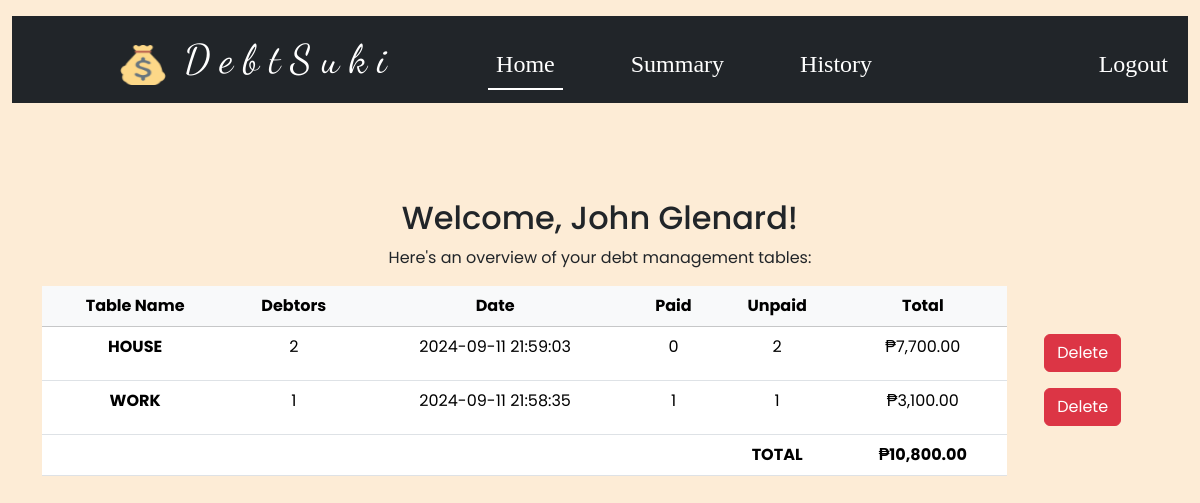
Page /homepage (signed in) on the committed database.
### tables this page shows
CREATE TABLE users (id INTEGER PRIMARY KEY AUTOINCREMENT NOT NULL, name TEXT NOT NULL, username TEXT NOT NULL, hash TEXT NOT NULL);

CREATE TABLE tables (id INTEGER PRIMARY KEY AUTOINCREMENT NOT NULL, user_id INTEGER NOT NULL, table_name TEXT NOT NULL, debtors INTEGER NOT NULL, debtor_name TEXT NOT NULL, paid INTEGER NOT NULL, unpaid INTEGER NOT NULL, date DATETIME NOT NULL, total_amount REAL NOT NULL);

### app.py (the view)
@app.route('/homepage', methods=["GET", "POST"])
@login_required
def homepage():
    if request.method == "POST":
        user_id = session["user_id"]
    else:
        total = 0
        user_id = session["user_id"]
        user_db = db.execute("SELECT name FROM users WHERE id = ?", user_id)
        user = user_db[0]["name"]
        table_db = db.execute("SELECT table_name, SUM(debtors) as debtors, SUM(paid) as paid, SUM(unpaid) as unpaid, date, SUM(total_amount) as total FROM tables WHERE user_id = ? GROUP BY table_name", user_id)
        check_table_db = db.execute("SELECT * FROM table_summary WHERE user_id = ?", user_id)
        if table_db:
            total_db = db.execute("SELECT SUM(total_amount) as total FROM tables WHERE user_id = ?", user_id)
            total = total_db[0]["total"]
        return render_template("homepage.html", table=check_table_db, user_tables=table_db, user=user, payments=PAYMENT_METHOD, total=total, php=php)

### app.py (called while the page is built)
@app.after_request
def after_request(response):
    response.headers["Cache-Control"] = "no-cache, no-store, must-revalidate"
    response.headers["Expires"] = 0
    response.headers["Pragma"] = "no-cache"
    return response

### helpers.py (called while the page is built)
def login_required(f):
    @wraps(f)
    def decorated_function(*args, **kwargs):
        if session.get("user_id") is None:
            return redirect("/login")
        return f(*args, **kwargs)
    return decorated_function

def php(value):
    return f"₱{value:,.2f}"

### templates/homepage.html (shortened to what this page needs)
{% extends "layout.html" %}
{% block main %}
    {% if table %}
        <h2>Welcome, {{ user }}!</h2>
        <p>Here's an overview of your debt management tables:</p>
        <div class="table-responsive">
            <table class="table">
                <thead class="table-light">
                    <tr>
                        <th scope="col">Table Name</th>
                        <th scope="col">Debtors</th>
                        <th scope="col">Date</th>
                        <th scope="col">Paid</th>
                        <th scope="col">Unpaid</th>
                        <th scope="col">Total</th>
                    </tr>
                </thead>
                <tbody>
                    {% for user_table in user_tables %}
                        <tr>
                            <td><a href="/summaryHome/{{ user_table.table_name }}" style="text-decoration:none;font-weight:bold;text-transform:capitalize;color:black;">{{ user_table.table_name }}</a></td>
                            <td>{{ user_table.debtors }}</td>
                            <td>{{ user_table.date }}</td>
                            <td>{{ user_table.paid }}</td>
                            <td>{{ user_table.unpaid }}</td>
                            <td>{{ php(user_table.total) }}</td>
                            <td class="no-background"><button class="btn btn-danger" onclick="deleteTable('{{ user_table.table_name }}')" type="button">Delete</button></td>
                        </tr>
                    {% endfor %}
                </tbody>
                <tfoot>
                    <tr>
                        <td colspan="4"></td>
                        <th scope="row">TOTAL</td>
                        <th scope="row">{{ php(total) }}</td>
                    </tr>
                </tfoot>
            </table>
        </div>
    {% elif not table %}
        <h2>Welcome, {{ user }}!</h2>
        <p>To start managing your debt management. You can start by creating your table as many as you want. Click the "Create Table" Button.</p>
        <button id="createTableBtn" class="btn btn-primary w-25">Create Table</button>
        <div id="tableContainer"></div>
    {% endif %}
{% endblock %}

### static/styles.css (style rules this page uses)
body { background-color: rgb(253, 236, 214); position: relative; box-sizing: border-box; font-family: "Poppins", sans-serif; }
.no-background { background: none !important; border: none !important; }

### rows in the picture
users: name "John Glenard"
tables: table_name "HOUSE", debtors "2", date "2024-09-11 21:59:03", paid "0", unpaid "2", php "₱7,700.00"

### other values in the picture
{{ user_table.table_name }} "WORK"
{{ user_table.debtors }} "1"
{{ user_table.date }} "2024-09-11 21:58:35"
{{ user_table.paid }} "1"
{{ user_table.unpaid }} "1"
{{ php(user_table.total) }} "₱3,100.00"
{{ php(total) }} "₱10,800.00"
